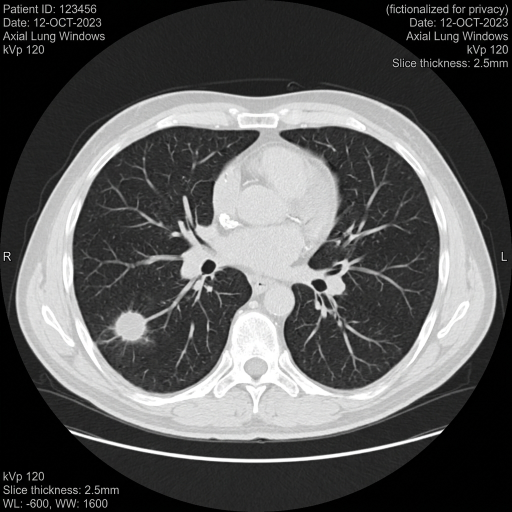
#> input picture ct_scan_sample.png, 1024 x 1024 px (shown at 1/2 size)
$ python -i main.py   (imports and definitions only)
#> lines starting #> are read from the running program, lines starting #| are printed output that depends on the picture; after the words box and inside, x2 and y2 are one past the last pixel; in counts of white or black regions, pixels touching at a corner belong together
"""
=============================================================================
 PROYEK ATM — SEGMENTASI KANKER PARU-PARU PADA CITRA CT-SCAN
 Mata Kuliah: Computer Vision
 Metode: CLAHE + Otsu Thresholding + Morfologi (OpenCV)

 Referensi:
   - Jurnal 1: Husni & Adrial (2023), Jurnal Fisika Unand Vol.12 No.1
   - Jurnal 2: Fendriani dkk (2023), JoP Vol.8 No.2

 Catatan: Script ini dirancang untuk Google Colab.
          Jalankan setiap bagian (CELL) secara berurutan.
=============================================================================
"""

# ============================================================
# CELL 1 — MOUNT GOOGLE DRIVE & SETUP FOLDER
# ============================================================
# Fungsi: Menghubungkan Colab ke Google Drive agar hasil bisa
#         disimpan secara permanen (tidak hilang saat runtime putus).
# ============================================================

from google.colab import drive
# [1 line not run here, left out]

import os
RESULTS_DIR = '/content/drive/MyDrive/ATM_KankerParu/results'
# [2 lines not run here, left out]


# ============================================================
# CELL 2 — INSTALL LIBRARY TAMBAHAN
# ============================================================
# Fungsi: Menginstall kagglehub untuk download dataset dari Kaggle.
#         Library lain (cv2, numpy, matplotlib) sudah ada di Colab.
# ============================================================

# !pip install kagglehub -q


# ============================================================
# CELL 3 — IMPORT SEMUA LIBRARY
# ============================================================
# Fungsi masing-masing library:
#   cv2 (OpenCV)   : Pemrosesan gambar (CLAHE, threshold, morfologi)
#   numpy          : Operasi matematika pada array pixel
#   matplotlib     : Visualisasi gambar dan grafik
#   os, glob       : Navigasi file dan folder
#   pandas         : Membuat tabel ringkasan metrik
# ============================================================

import cv2
import numpy as np
import matplotlib.pyplot as plt
import os
from glob import glob
import pandas as pd

# [2 lines not run here, left out]


# ============================================================
# CELL 4 — DOWNLOAD DAN EKSPLORASI DATASET
# ============================================================
# Fungsi: Mengunduh dataset CT-Scan dari Kaggle dan menghitung
#         jumlah gambar per kelas untuk dokumentasi.
#
# Dataset: mohamedhanyyy/chest-ctscan-images
# Berisi 4 kelas: adenocarcinoma, large.cell.carcinoma,
#                 normal, squamous.cell.carcinoma
# ============================================================

import kagglehub

# [1 line that did not run here, left out]
# [1 line not run here, left out]

# [1 line that did not run here, left out]
# [1 line that did not run here, left out]

# [13 lines not run here, left out]


# ============================================================
# CELL 5 — FUNGSI PREPROCESSING (CLAHE)
# ============================================================
# Fungsi: Membaca gambar, mengubah ke grayscale, me-resize,
#         lalu menerapkan CLAHE untuk meningkatkan kontras.
#
# CLAHE (Contrast Limited Adaptive Histogram Equalization):
#   - Meningkatkan kontras secara LOKAL (per region/grid)
#   - Lebih baik dari histogram equalization biasa karena
#     tidak membuat area tertentu terlalu terang/gelap
#   - clipLimit=2.0: membatasi amplifikasi kontras
#   - tileGridSize=(8,8): membagi gambar jadi grid 8x8
#
# Ini adalah MODIFIKASI dari jurnal referensi yang menggunakan
# perbaikan kontras manual (mapping linear 0.2-0.45 → 0-255).
# ============================================================

def preprocessing(img_path, img_size=256):
    """
    Baca gambar, ubah ke grayscale, resize, lalu terapkan CLAHE.

    Parameter:
        img_path (str): Path ke file gambar CT-Scan
        img_size (int): Ukuran output (default 256x256 pixel)

    Return:
        gray (ndarray)  : Gambar grayscale sebelum CLAHE
        hasil (ndarray) : Gambar grayscale setelah CLAHE
    """
#> called with img_path = 'ct_scan_sample.png', img_size = 256
    # Langkah 1: Baca gambar dari file
    img = cv2.imread(img_path)
#> img is the input picture: shape (1024, 1024, 3); mean B, G, R 87.9, 88.1, 88
    if img is None:
        raise ValueError(f"Gambar tidak ditemukan: {img_path}")

    # Langkah 2: Ubah dari BGR (format OpenCV) ke Grayscale
    # CT-Scan pada dasarnya sudah grayscale, tapi file bisa disimpan
    # dalam format RGB/BGR sehingga perlu dikonversi
    gray = cv2.cvtColor(img, cv2.COLOR_BGR2GRAY)

    # Langkah 3: Resize ke ukuran seragam
    # Semua gambar harus berukuran sama agar bisa dibandingkan
    gray = cv2.resize(gray, (img_size, img_size))
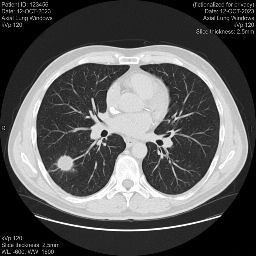
#> gray: shape (256, 256); min 0, max 255, mean 88.2

    # Langkah 4: Terapkan CLAHE (perbaikan kontras adaptif)
    clahe = cv2.createCLAHE(clipLimit=2.0, tileGridSize=(8, 8))
    hasil = clahe.apply(gray)
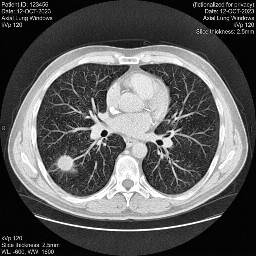
#> hasil: shape (256, 256); min 2, max 255, mean 90.7

    return gray, hasil


# ============================================================
# CELL 6 — FUNGSI SEGMENTASI (OTSU + MORFOLOGI)
# ============================================================
# Fungsi: Melakukan segmentasi gambar CT-Scan untuk memisahkan
#         area kanker dari jaringan sehat.
#
# Tahapan:
#   1. Otsu Thresholding — menentukan nilai threshold secara
#      OTOMATIS berdasarkan histogram gambar
#   2. Opening (Erosi → Dilasi) — menghilangkan noise kecil
#      di luar area kanker
#   3. Closing (Dilasi → Erosi) — menutup lubang kecil di
#      dalam area kanker
#
# Ini adalah MODIFIKASI UTAMA: jurnal hanya melakukan edge
# detection (menghasilkan garis tepi), sedangkan kita melakukan
# segmentasi (menghasilkan area terisi penuh).
# ============================================================

def segmentasi(img_clahe):
    """
    Segmentasi gambar menggunakan Otsu Thresholding + Morfologi.

    Parameter:
        img_clahe (ndarray): Gambar grayscale setelah CLAHE

    Return:
        mask_otsu (ndarray)   : Hasil Otsu (masih ada noise)
        mask_opening (ndarray): Setelah Opening (noise luar hilang)
        mask_closing (ndarray): Setelah Closing (lubang dalam tertutup) — FINAL
    """
    # Langkah 1: Otsu Thresholding
    # Parameter: 0 = threshold awal (diabaikan karena Otsu menghitung sendiri)
    #            255 = nilai pixel untuk area yang lolos threshold
    #            THRESH_BINARY + THRESH_OTSU = mode biner + algoritma Otsu
    _, mask_otsu = cv2.threshold(
        img_clahe, 0, 255,
        cv2.THRESH_BINARY + cv2.THRESH_OTSU
    )
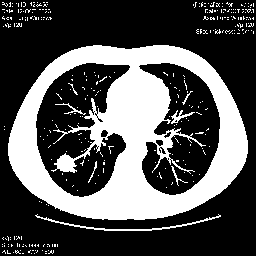
#> mask_otsu: shape (256, 256); 32.4% white; 324 white regions (316 under 20 px), largest, box (x1, y1, x2, y2) and area: (8, 45, 248, 220) 19623, (35, 214, 221, 231) 374, (171, 110, 195, 124) 106

    # Langkah 2: Buat kernel (elemen struktural) berbentuk elips 5x5
    # Elips dipilih karena bentuk tumor cenderung membulat
    kernel = cv2.getStructuringElement(cv2.MORPH_ELLIPSE, (5, 5))

    # Langkah 3: Opening = Erosi → Dilasi
    # Menghilangkan titik-titik putih kecil (noise) di luar area kanker
    mask_opening = cv2.morphologyEx(mask_otsu, cv2.MORPH_OPEN, kernel)
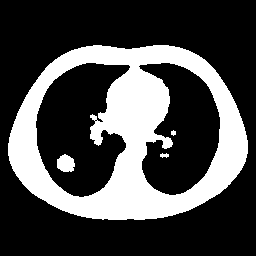
#> mask_opening: shape (256, 256); 28.9% white; 4 white regions, box (x1, y1, x2, y2) and area: (8, 45, 248, 220) 18637, (57, 154, 75, 172) 250, (160, 153, 169, 158) 31, (171, 130, 176, 136) 22

    # Langkah 4: Closing = Dilasi → Erosi
    # Menutup lubang-lubang hitam kecil di dalam area kanker
    mask_closing = cv2.morphologyEx(mask_opening, cv2.MORPH_CLOSE, kernel)
#> mask_closing: shape (256, 256); 29% white; 3 white regions, box (x1, y1, x2, y2) and area: (8, 45, 248, 220) 18703, (57, 154, 75, 172) 251, (160, 153, 169, 158) 31

    return mask_otsu, mask_opening, mask_closing


# ============================================================
# CELL 7 — FUNGSI HITUNG MSE DAN PSNR
# ============================================================
# Fungsi: Menghitung metrik evaluasi yang SAMA dengan jurnal
#         referensi agar hasil bisa dibandingkan secara langsung.
#
# MSE (Mean Square Error):
#   - Rata-rata perbedaan kuadrat antara pixel asli dan hasil
#   - Semakin rendah = semakin mirip dengan asli
#
# PSNR (Peak Signal to Noise Ratio):
#   - Rasio kualitas sinyal dalam desibel (dB)
#   - > 30 dB = kualitas baik, < 10 dB = kualitas buruk
#
# Referensi pembanding:
#   Jurnal 1 (Canny terbaik): MSE=37278, PSNR=2.43 dB
#   Jurnal 2 (Median Filter): MSE=47, PSNR=31 dB
# ============================================================

def hitung_mse(img_asli, img_hasil):
    """
    Hitung MSE antara gambar asli dan gambar hasil segmentasi.

    Parameter:
        img_asli (ndarray) : Gambar grayscale asli (sebelum proses)
        img_hasil (ndarray): Gambar hasil segmentasi (mask biner)

    Return:
        float: Nilai MSE
    """
    asli  = img_asli.astype(np.float64)
    hasil = img_hasil.astype(np.float64)
    return np.mean((asli - hasil) ** 2)


def hitung_psnr(mse, max_pixel=255.0):
    """
    Hitung PSNR dari nilai MSE.

    Parameter:
        mse (float)      : Nilai MSE yang sudah dihitung
        max_pixel (float): Nilai pixel maksimum (255 untuk 8-bit)

    Return:
        float: Nilai PSNR dalam desibel (dB)
    """
    if mse == 0:
        return float('inf')
    return 10 * np.log10((max_pixel ** 2) / mse)


# ============================================================
# CELL 8 — FUNGSI PIPELINE LENGKAP (PROSES SATU GAMBAR)
# ============================================================
# Fungsi: Menjalankan seluruh pipeline dari awal sampai akhir
#         untuk satu gambar CT-Scan, termasuk visualisasi.
#
# Alur: Baca → Grayscale → CLAHE → Otsu → Opening → Closing
#       → Hitung MSE/PSNR → Tampilkan 5 panel visualisasi
# ============================================================

def proses_satu_gambar(img_path, simpan_path=None):
    """
    Pipeline lengkap untuk memproses satu gambar CT-Scan.

    Parameter:
        img_path (str)   : Path ke file gambar
        simpan_path (str): Path untuk menyimpan visualisasi (opsional)

    Return:
        dict: Berisi nama file dan nilai-nilai metrik
    """
    # === TAHAP 1: Preprocessing ===
    gray, clahe_img = preprocessing(img_path)

    # === TAHAP 2: Segmentasi ===
    mask_otsu, mask_opening, mask_closing = segmentasi(clahe_img)

    # === TAHAP 3: Hitung Metrik ===
    mse_otsu     = hitung_mse(gray, mask_otsu)
#> mse_otsu = 2288.8
    psnr_otsu    = hitung_psnr(mse_otsu)
#> psnr_otsu = 14.53
    mse_closing  = hitung_mse(gray, mask_closing)
#> mse_closing = 2661.7
    psnr_closing = hitung_psnr(mse_closing)
#> psnr_closing = 13.88

    # === TAHAP 4: Visualisasi 5 panel ===
    fig, axes = plt.subplots(1, 5, figsize=(18, 4))
    judul  = ['Asli (Grayscale)', 'Setelah CLAHE', 'Otsu Threshold',
              'Setelah Opening', 'Setelah Closing (Final)']
    gambar = [gray, clahe_img, mask_otsu, mask_opening, mask_closing]

    for ax, img, title in zip(axes, gambar, judul):
        ax.imshow(img, cmap='gray')
        ax.set_title(title, fontsize=9)
        ax.axis('off')
#> this loop made 5 passes
#> title on passes 1 to 5: 'Asli (Grayscale)', 'Setelah CLAHE', 'Otsu Threshold', 'Setelah Opening', 'Setelah Closing (Final)'

    nama_file = os.path.basename(img_path)
    plt.suptitle(
        f'{nama_file}\n'
        f'Otsu → MSE: {mse_otsu:.2f}, PSNR: {psnr_otsu:.2f} dB | '
        f'Final → MSE: {mse_closing:.2f}, PSNR: {psnr_closing:.2f} dB',
        fontsize=9
    )
    plt.tight_layout()

    if simpan_path:
        plt.savefig(simpan_path, dpi=150, bbox_inches='tight')

    plt.show()

    return {
        'file'       : nama_file,
        'mse_otsu'   : round(mse_otsu,    2),
        'psnr_otsu'  : round(psnr_otsu,   2),
        'mse_final'  : round(mse_closing,  2),
        'psnr_final' : round(psnr_closing, 2)
    }


# ============================================================
# CELL 9 — JALANKAN UNTUK SEMUA KELAS
# ============================================================
# Fungsi: Mengambil 3 sampel gambar dari setiap kelas (4 kelas)
#         dan memproses masing-masing dengan pipeline lengkap.
#         Total: 4 kelas × 3 gambar = 12 gambar diproses.
# ============================================================

KELAS = ['adenocarcinoma', 'large.cell.carcinoma', 'normal', 'squamous.cell.carcinoma']
HASIL_SEMUA = []

# [22 lines not run here, left out]


# ============================================================
# CELL 10 — TABEL RINGKASAN METRIK
# ============================================================
# Fungsi: Menampilkan semua hasil dalam bentuk tabel dan
#         menghitung rata-rata per kelas serta keseluruhan.
#         Tabel disimpan sebagai CSV di Google Drive.
# ============================================================

df = pd.DataFrame(HASIL_SEMUA)

# [15 lines not run here, left out]

# Simpan ke CSV
csv_path = os.path.join(RESULTS_DIR, 'metrics_table.csv')
# [2 lines not run here, left out]


# ============================================================
# CELL 11 — TABEL PERBANDINGAN FINAL DENGAN JURNAL (ATM)
# ============================================================
# Fungsi: Menampilkan perbandingan antara metode jurnal referensi
#         dan metode modifikasi kita untuk keperluan laporan.
# ============================================================

# [1 line that did not run here, left out]
# [1 line that did not run here, left out]

# [35 lines not run here, left out]

>>> result = proses_satu_gambar('ct_scan_sample.png')
#> result = {'file': 'ct_scan_sample.png', 'mse_otsu': 2288.8, 'psnr_otsu': 14.53, 'mse_final': 2661.7, 'psnr_final': 13.88}
